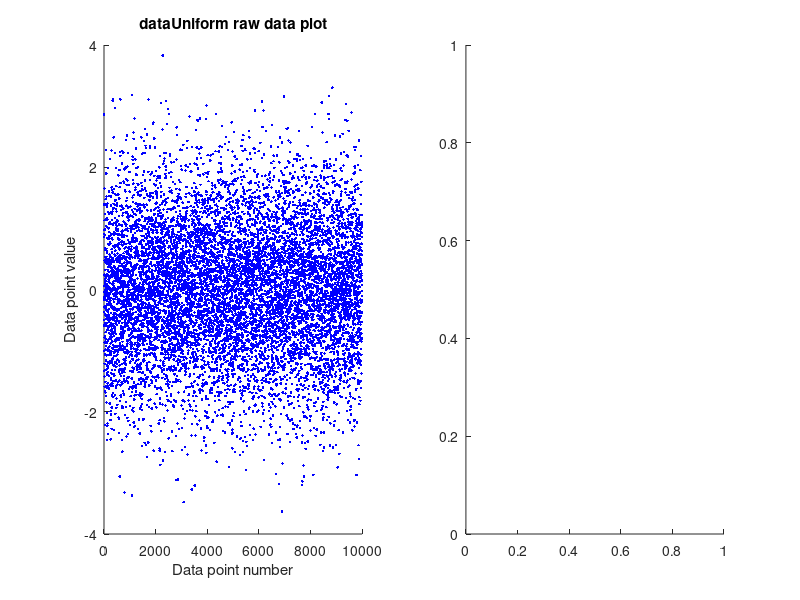

Reproduce this figure in MATLAB. (Note: this script raises an error after producing the figure.)
%Number of datapoints
samples = 10000;

%Create a Matrix of 1 X samples (1xn)
dataUniform = randn(1,samples);

%Specify the number of bins
nbins = 400;

%Print the matrix size
message = sprintf('dataUniform Matrix size %d x %d', size(dataUniform,1), size(dataUniform,2));
disp(message);

%Plot data on figure position 1
figure
subplot(1,2,1);
hold on
h = plot(dataUniform,'b.');
set(h,'linewidth',3);
title('dataUniform raw data plot');
xlabel('Data point number');
ylabel('Data point value');

%Plot data on figure position 2
subplot(1,2,2);
hold on
i = histogram(dataUniform,nbins);
title('dataUniform histogram');
xlabel('Data point number');
ylabel('Data point value');